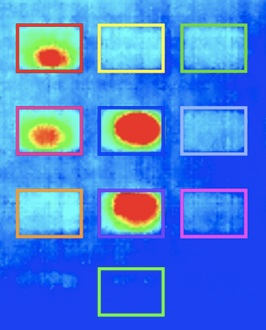
//> input picture archive_code/identify_squares/keypad5.jpg, 266 x 330 px
$ ./rectangle   (built with g++ and OpenCV 4)
//> lines starting //> are read from the running program, lines starting //| are printed output that depends on the picture; after the words box and inside, x2 and y2 are one past the last pixel; in counts of white or black regions, pixels touching at a corner belong together
/***************************************************************************
* Author: Eric Romero
* Class: COSC 4590
* Date:
* Final Project
*
* Purpose:
*
* Sources:  http://docs.opencv.org/
****************************************************************************/
#include <opencv2/core/core.hpp>
#include <opencv2/highgui/highgui.hpp>
#include <opencv2/imgproc/imgproc.hpp>
#include <iostream>
#include <vector>
#include <stdexcept>
#include <stdio.h>
#include <sstream>

using namespace cv;
using namespace std;

bool checkimg(Mat img);
void display(Mat img);
void orig(Mat img);
void load_image(Mat);
static double angel(Point, Point, Point);
static void findSquares(Mat&, vector<vector<Point> >&);
static void drawSquares(Mat&, vector<vector<Point> >&);

/****************************************************************************
* Function: main
*
****************************************************************************/
int main(){
	system("clear");
	char quit;
	bool done = false;

	cout << "\n---Displaying original image--- \n";
	Mat orimg = imread("keypad5.jpg", CV_LOAD_IMAGE_UNCHANGED); //imread in image
//> orimg is the input picture: 330 rows x 266 cols, CV_8UC3; mean B, G, R 220.4, 128.7, 72
	checkimg(orimg); //check image
	Mat img = orimg.clone(); //clone image

	double rows = img.rows; // image size
//> rows = 330
	double cols = img.cols;
//> cols = 266

	cout<< "\nThe image has " << cols << " columns and " << rows << " rows - "
		<< img.size() << endl;
//| The image has 266 columns and 330 rows - [266 x 330]
					// [26 lines of commented-out code are left out]
	 	load_image(img);
	 /**************************************************************
	 * End Justin's sandbox
	 *
	 **************************************************************/

	// Mat roi1 = smallerImages.pop_back(1);

	Mat roi0 = img(Rect(248, 370, 59, 40));
	Mat roi1 = img(Rect(167, 125, 59, 40)); //For researched keypad "keypad3.jpg"
	Mat roi2 = img(Rect(248, 125, 59, 40));
	Mat roi3 = img(Rect(332, 125, 59, 40));
	Mat roi4 = img(Rect(167, 208, 59, 40));
	Mat roi5 = img(Rect(248, 208, 59, 40));
	Mat roi6 = img(Rect(332, 208, 59, 40));
	Mat roi7 = img(Rect(167, 291, 59, 40));
	Mat roi8 = img(Rect(248, 291, 59, 40));
	Mat roi9 = img(Rect(332, 291, 59, 40));

	// [10 lines of commented-out code are left out]

	display(img); //display image
	//modify this if you need to see a specific number or the whole image

	Scalar img0Mean = mean(roi0);
    Scalar img1Mean = mean(roi1);
    Scalar img2Mean = mean(roi2);
    Scalar img3Mean = mean(roi3);
    Scalar img4Mean = mean(roi4);
    Scalar img5Mean = mean(roi5);
    Scalar img6Mean = mean(roi6);
    Scalar img7Mean = mean(roi7);
    Scalar img8Mean = mean(roi8);
    Scalar img9Mean = mean(roi9);

	cout << "\n image0: " << img0Mean << endl;
    cout << " image1: " << img1Mean << endl;
    cout << " image2: " << img2Mean << endl;
    cout << " image3: " << img3Mean << endl;
    cout << " image4: " << img4Mean << endl;
    cout << " image5: " << img5Mean << endl;
    cout << " image6: " << img6Mean << endl;
    cout << " image7: " << img7Mean << endl;
    cout << " image8: " << img8Mean << endl;
    cout << " image9: " << img9Mean << endl;

	double redZero = 0;
	double redOne = 0;
	double redTwo = 0;
	double redThree = 0;
	double redFour = 0;
	double redFive = 0;
	double redSix = 0;
	double redSeven = 0;
	double redEight = 0;
	double redNine = 0;
	double redLimit = 130.000;
	double blueLimit = 100.000;

	double red = Scalar(img0Mean)[2];
	double green = Scalar(img0Mean)[1];
	double blue = Scalar(img0Mean)[0];

	if(red > redLimit || blue < blueLimit){
		cout << "\nZero has been pressed\n";
		redZero = red;
	}

	red = Scalar(img1Mean)[2]; //pull red Intensity value from Scalar
	green = Scalar(img1Mean)[1]; //pull green Intensity value from Scalar
	blue = Scalar(img1Mean)[0]; //pull blue Intensity value from Scalar

	if(red > redLimit || blue < blueLimit){ //Threshold for intensity mean
		cout << "\nOne has been pressed\n";
		redOne = red; //Store the Red intensity value
	}
	//This process is repeated for each rectangle image
	red = Scalar(img2Mean)[2];
	green = Scalar(img2Mean)[1];
	blue = Scalar(img2Mean)[0];

	if(red > redLimit || blue < blueLimit){ //Threshold for intensity mean
		cout << "\nTwo has been pressed\n";
		redTwo = red; //Store the Red
	}

	red = Scalar(img3Mean)[2];
	green = Scalar(img3Mean)[1];
	blue = Scalar(img3Mean)[0];

	if(red > redLimit || blue < blueLimit){
		cout << "\nThree has been pressed\n";
		redThree = red;
	}

	red = Scalar(img4Mean)[2];
	green = Scalar(img4Mean)[1];
	blue = Scalar(img4Mean)[0];

	if(red > redLimit || blue < blueLimit){
		cout << "\nFour has been pressed\n";
		redFour = red;
	}

	red = Scalar(img5Mean)[2];
	green = Scalar(img5Mean)[1];
	blue = Scalar(img5Mean)[0];

	if(red > redLimit || blue < blueLimit){
		cout << "\nFive has been pressed\n";
		redFive = red;
	}

	red = Scalar(img6Mean)[2];
	green = Scalar(img6Mean)[1];
	blue = Scalar(img6Mean)[0];

	if(red > redLimit || blue < blueLimit){
		cout << "\nSix has been pressed\n";
		redSix = red;
	}

	red = Scalar(img7Mean)[2];
	green = Scalar(img7Mean)[1];
	blue = Scalar(img7Mean)[0];

	if(red > redLimit || blue < blueLimit){
		cout << "\nSeven has been pressed\n";
		redSeven = red;
	}

	red = Scalar(img8Mean)[2];
	green = Scalar(img8Mean)[1];
	blue = Scalar(img8Mean)[0];

	if(red > redLimit || blue < blueLimit){
		cout << "\nEight has been pressed\n";
		redEight = red;
	}

	red = Scalar(img9Mean)[2];
	green = Scalar(img9Mean)[1];
	blue = Scalar(img9Mean)[0];

	if(red > redLimit || blue < blueLimit){
		cout << "\nNine has been pressed\n";
		redNine = red;
	}


	//all of the variable within the threshold will be stored in this array,
	//intensity values that did not enter the threshold will be collected as 0.
	double Array[10] = {redZero, redOne, redTwo, redThree, redFour, redFive, redSix, redSeven,
						redEight, redNine}; //raw values collected from pictures
	int code[4] = {0,0,0,0}; //create code array to store button press value
	double Intens[4] = {0,0,0,0}; //create Intensity array to store Intensity value
	int x = 0; //code index and intensity index number we want these to be equal
	double temp;
	int count = 0; //prevent more than 4 numbers in code

	cout << endl;
	for(int i = 0; i != 10; i++){ //for loop to calculate code
		if(Array[i] > 0){ //If The intensity of red is greater than 0
			code[x] = i; //store index number of value i into code array
			Intens[x] = Array[i]; //store the intensity that was not zero into new array
			cout << "\nIntens: " << Intens[x]; //output possible keys intensity values
			cout << "\nCode: " << code[x]; //output possible code number
			x++;
		}
	}

	x = 0;
	sort(Intens, Intens + 4); //sort intensity value from least to greatest
	for(int i = 0; i != 10; i++){
		if(Intens[x] == Array[i]){
			code[x] = i;
			// cout << "\nX: " << x;
			x++;
			i = 0;
		}
	}

	cout << "\n\nThe most likely PINs are: \n";
	do{
		for(int i = 0; i != 4; i++){
			cout << code[i] << " ";
		}
		cout << endl;
	}while(next_permutation(code, code + 4));

	do{
		cout << "\n\nReady to quit(q)?  ";
		cin  >> quit;
		if(quit == 'q'){
			done = true;
		}
	}while(!done);

	return 0;
}

/****************************************************************************
* Function: orig
* This function takes the original image and displays it.
****************************************************************************/
void orig(Mat img){
	display(img);
}

/****************************************************************************
* Function: checkimg
* This function tests the image file to ensure the image is loaded, if not
* it exits the program.
****************************************************************************/
bool checkimg(Mat img){
	if (img.empty()) //check whether the image is loaded or not
	{
		cout << "Error : Image cannot be loaded..!!" << endl;
		return -1;
	}
	return true;
}

/****************************************************************************
* Function: display
* This function takes the output image and displays the dimensions of the
* image. The function then displays the image in a window and waits for a
* new key press to destroy the window.
****************************************************************************/
void display(Mat img){
	namedWindow("MyWindow",CV_WINDOW_NORMAL);
	imshow("MyWindow", img);
	//display the image which is stored in the 'img' in the "MyWindow" window

	waitKey(5); //wait 5 ms

	destroyWindow("MyWindow"); //destroy the window with the name, "MyWindow"
}

/**************************************************************
*
* Justin's sandbox
*
**************************************************************/


int thresh = 50, N = 11;

static double angle( Point pt1, Point pt2, Point pt0 )
{
    double dx1 = pt1.x - pt0.x;
    double dy1 = pt1.y - pt0.y;
    double dx2 = pt2.x - pt0.x;
    double dy2 = pt2.y - pt0.y;
    return (dx1*dx2 + dy1*dy2)/sqrt((dx1*dx1 + dy1*dy1)*(dx2*dx2 + dy2*dy2) + 1e-10);
}

static void findSquares(Mat& image, vector<vector<Point> >& squares )
{
    squares.clear();

    Mat pyr, timg, gray0(image.size(), CV_8U), gray;

    // down-scale and upscale the image to filter out the noise
    pyrDown(image, pyr, Size(image.cols/2, image.rows/2));
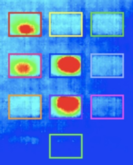
//> pyr: 165 rows x 133 cols, CV_8UC3; mean B, G, R 220.5, 129, 72.2
    pyrUp(pyr, timg, image.size());
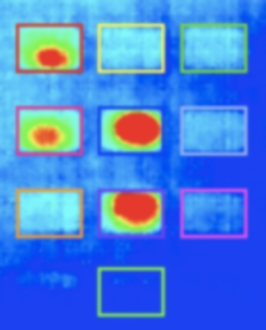
//> timg: 330 rows x 266 cols, CV_8UC3; mean B, G, R 220.5, 128.7, 72
    vector<vector<Point> > contours;

    for( int c = 0; c < 3; c++ )
    {
        int ch[] = {c, 0};
        mixChannels(&timg, 1, &gray0, 1, ch, 1);

        for( int l = 0; l < N; l++ )
        {

            if( l == 0 )
            {
                // apply Canny.
                Canny(gray0, gray, 0, thresh, 5);
                // dilate canny output to remove potential
                // holes between edge segments
                dilate(gray, gray, Mat(), Point(-1,-1));
            }
            else
            {
                // apply threshold
                gray = gray0 >= (l+1)*255/N;
            }

            // find contours and store them all as a list
            findContours(gray, contours, RETR_LIST, CHAIN_APPROX_SIMPLE);

            vector<Point> approx;


            for( size_t i = 0; i < contours.size(); i++ )
            {

                approxPolyDP(Mat(contours[i]), approx, arcLength(Mat(contours[i]), true)*0.02, true);

                // square contours
                if( approx.size() == 4 &&
                    fabs(contourArea(Mat(approx))) > 1000 &&
                    isContourConvex(Mat(approx)) )
                {
                    double maxCosine = 0;

                    for( int j = 2; j < 5; j++ )
                    {

                        double cosine = fabs(angle(approx[j%4], approx[j-2], approx[j-1]));
                        maxCosine = MAX(maxCosine, cosine);
                    }

                    if( maxCosine < 0.3 )
                        squares.push_back(approx);
                }
            }
        }
    }
//> this loop made 3 passes
//> pass 1, in findSquares, `mixChannels(&timg, 1, &gray0, 1, ch, 1);`:
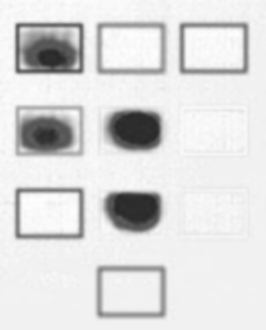
//> gray0: 330 rows x 266 cols, CV_8UC1; min 39, max 254, mean 220.5
//> pass 2, in findSquares, `mixChannels(&timg, 1, &gray0, 1, ch, 1);`:
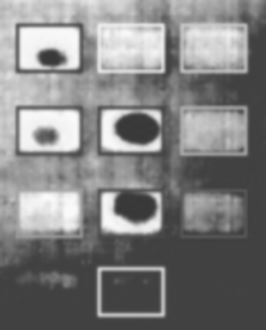
//> gray0: 330 rows x 266 cols, CV_8UC1; min 55, max 250, mean 128.7
//> pass 3, in findSquares, `mixChannels(&timg, 1, &gray0, 1, ch, 1);`:
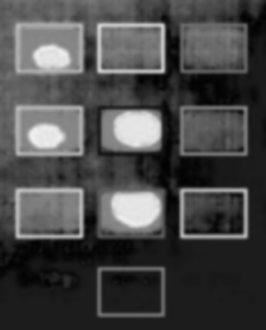
//> gray0: 330 rows x 266 cols, CV_8UC1; min 2, max 240, mean 72
//> after the loop: gray: 330 rows x 266 cols, CV_8UC1; every value is 0
//> after the loop, contours = 0 contours; squares = 121 contours; largest, box (x1, y1, x2, y2) and area: (0, 0, 266, 330) 87185, (0, 0, 266, 330) 87185, (0, 0, 266, 330) 87185, (0, 0, 266, 330) 87185, (0, 0, 266, 330) 87185
}


// the function draws all the squares in the image
static void drawSquares( Mat& image, vector<vector<Point> >& squares )
{
	Rect r, c;
	Mat tempMat, tempMat2;
	char confirm;
	int width;
	int height;
	Point tempPoint;

	for( size_t i = 0; i < squares.size(); i++ )
    {
		cout << "count: " << squares.size();

        r = boundingRect(squares[i]);
        tempMat = image(Rect(r.x, r.y, r.width, r.height));

        if(tempMat.empty()){
    	cout << "\n temp is empty" << endl;
    	}

    	else{
    	namedWindow("Square key",CV_WINDOW_NORMAL);
    	imshow("Square key", tempMat);
    	waitKey(2000);
    	destroyWindow("Square key");
	    }

	    cout << "\n Confirm: " << endl;
	    cout << "\n Is this a key?" << endl;
	    cin >> confirm;

	    if(confirm == 'y'){
	    	width = r.width;
	    	height = r.height;
	    	break;
	    }
	}


    for( size_t i = 0; i < squares.size(); i++ )
    {
		cout << "count: " << squares.size();

        c = boundingRect(squares[i]);

        	cout << "\n x" << c.x << endl;
        	cout << "\n y" << c.y << endl;

        if(c.width >= width+5 || c.width <= width+5 && c.height >= height+5 || c.height <= height+5){
        	if(c.x >= tempPoint.x + 20 || c.x <= tempPoint.x - 20 && c.y >= tempPoint.y + 20 || c.y <= tempPoint.y - 20 && c.x != 1 && c.y != 1){
        	tempMat2 = image(Rect(c.x, c.y, c.width, c.height));
        	tempPoint.x = c.x;
        	tempPoint.y = c.y;
        	cout << "\n tempx: " << tempPoint.x << endl;
        	cout << "\n tempy: " << tempPoint.y << endl;

        	        if(tempMat2.empty()){
			    	cout << "\n temp is empty" << endl;
			    	}

			    	else{
			    	namedWindow("Square key",CV_WINDOW_NORMAL);
			    	imshow("Square key", tempMat2);
			    	waitKey(2000);
			    	destroyWindow("Square key");
			    	}
        	}
    	}
    }


}


void load_image(Mat image)
{

    vector<vector<Point> > squares;
    findSquares(image, squares);
//> (the run ends here: the program needs input that this run does not give, at `cin >> confirm;`)

$ run again, with keypad2.jpg copied over archive_code/identify_squares/keypad5.jpg
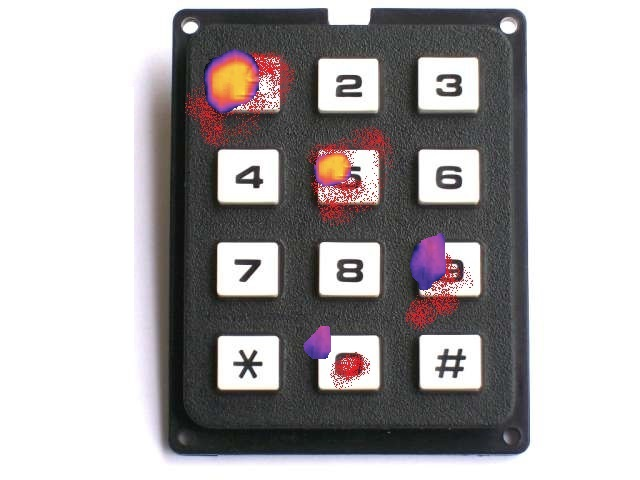
//> input picture keypad2.jpg, 640 x 480 px
//> orimg is the input picture: 480 rows x 640 cols, CV_8UC3; mean B, G, R 169.1, 168.2, 172
//| The image has 640 columns and 480 rows - [640 x 480]
//> after the loop in findSquares, `for( int c = 0; c < 3; c++ )`:
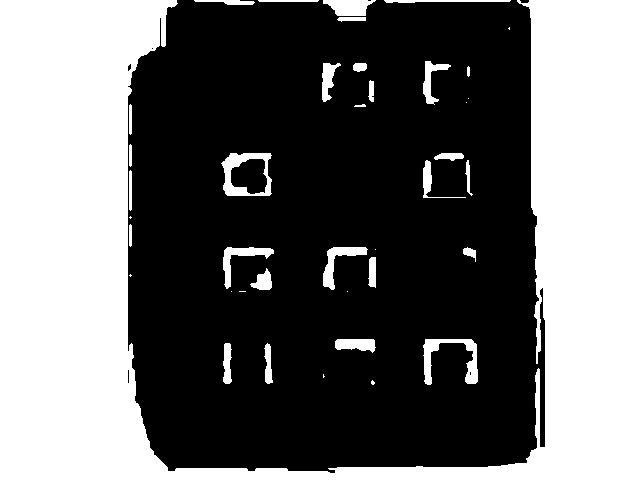
//> gray: 480 rows x 640 cols, CV_8UC1; 42% white; 40 white regions (11 under 20 px)
//> after the loop in findSquares, `for( int c = 0; c < 3; c++ )`: contours = 45 contours, 15 with area under 20; largest, box (x1, y1, x2, y2) and area: (0, 0, 640, 480) 119104, (221, 153, 272, 196) 1848, (230, 158, 268, 195) 1019, (423, 339, 478, 385) 802, (323, 0, 376, 16) 544; squares = 246 contours; largest, box (x1, y1, x2, y2) and area: (0, 0, 640, 480) 306081, (0, 0, 640, 480) 306081, (0, 0, 640, 480) 306081, (0, 0, 640, 480) 306081, (0, 0, 640, 480) 306081
